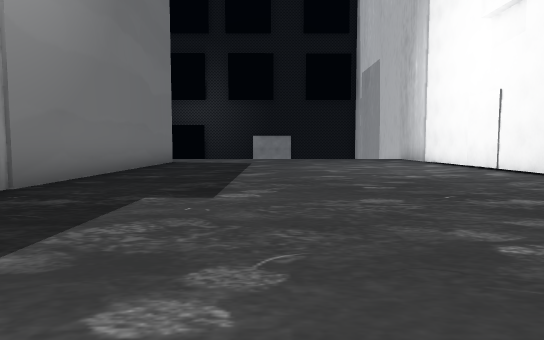
View 1 (above)

24 first-person views from a walk through a 3-D level made in the Unity game engine. The camera is 1.2 m above the floor, tilts 4° down and sees 75° across. The floor is counted in squares, 2 m on a side. Each view is taken from the middle of a square. On the plan, view 1 faces up. The plan holds only what a view shows up to about 10 squares ahead; the rest is blank. The place goes on beyond the plan. The player character is not drawn. Some animated figures are left out. Some surface patterns are stand-ins.

View 2
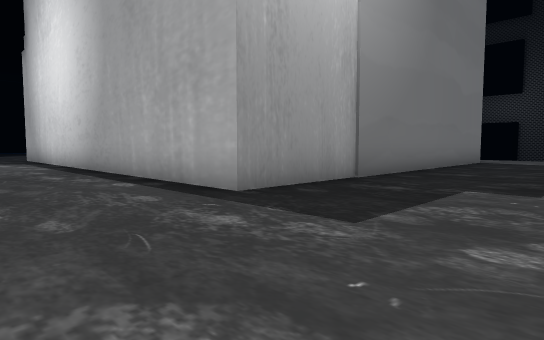

View 3
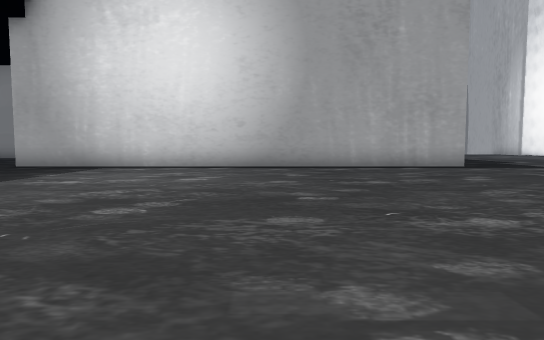

View 4
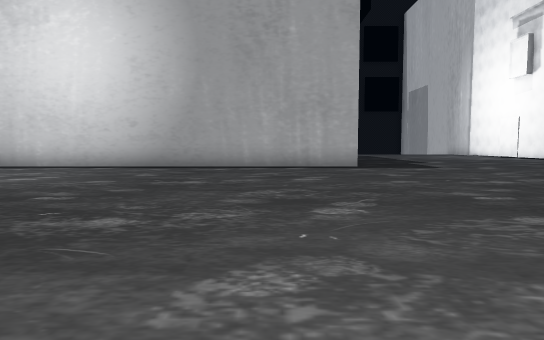

View 5
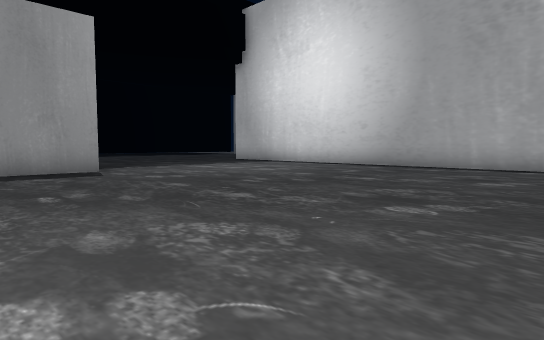

View 6
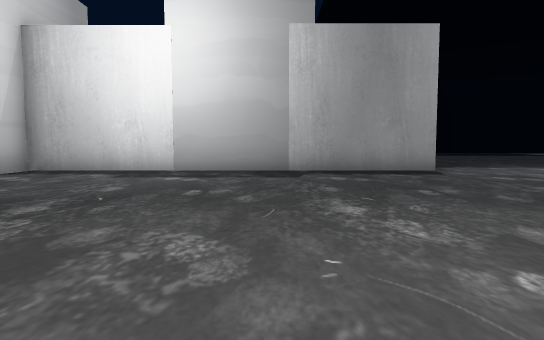

View 7
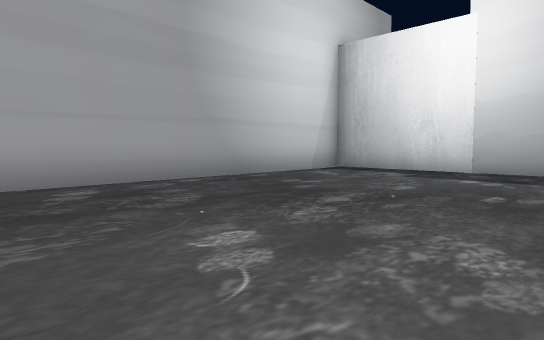

View 8
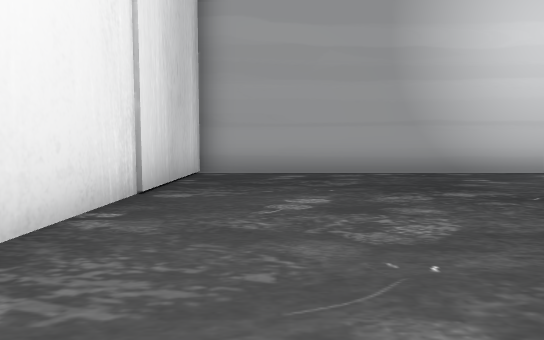

View 9
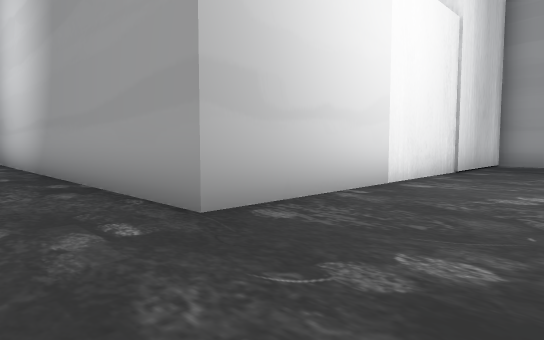

View 10
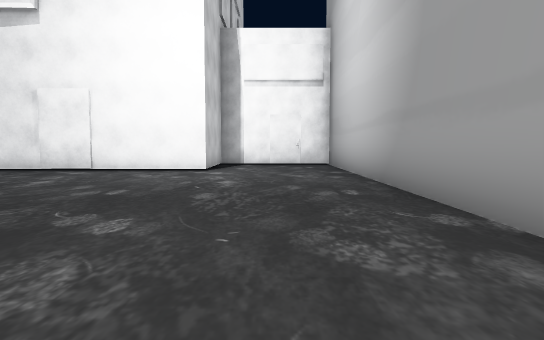

View 11
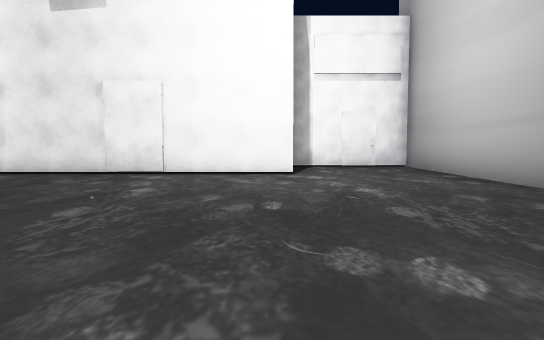

View 12
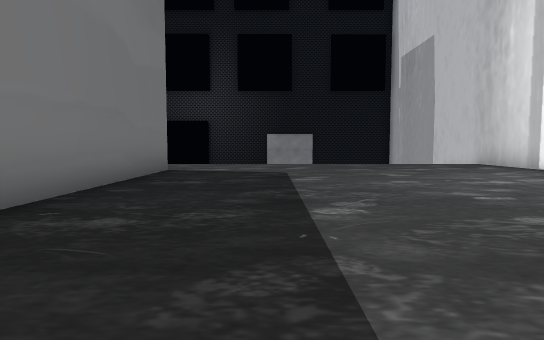

View 13
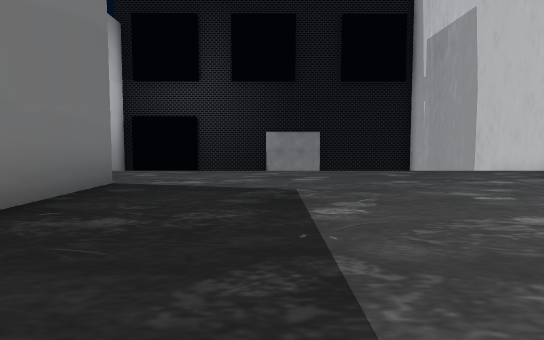

View 14
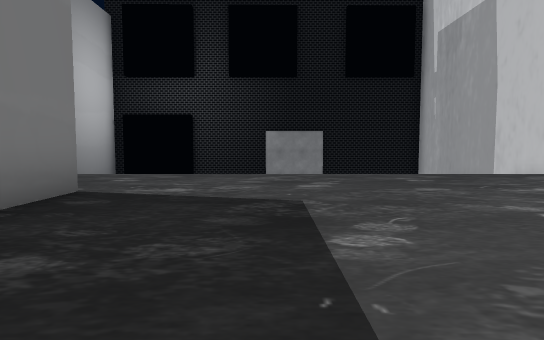

View 15
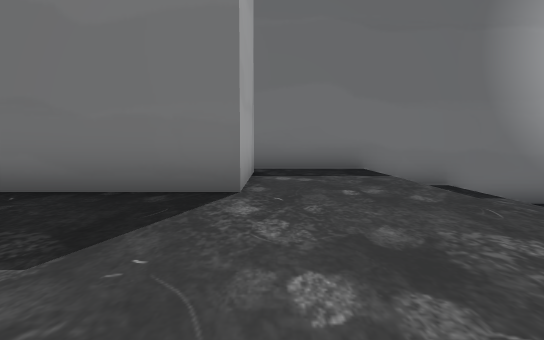

View 16
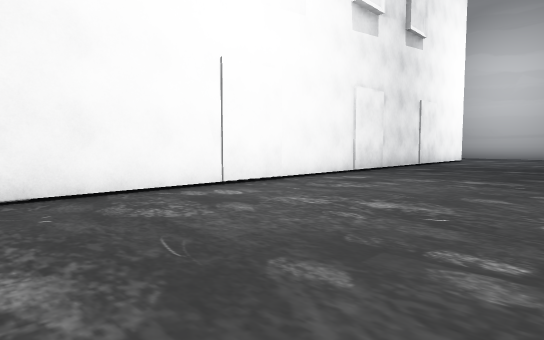

View 17
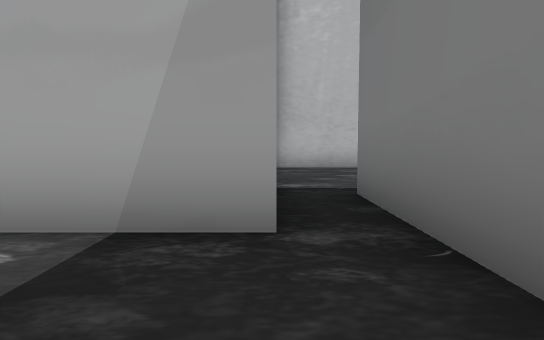

View 18
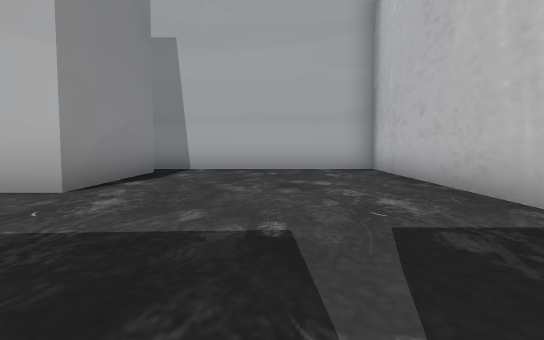

View 19
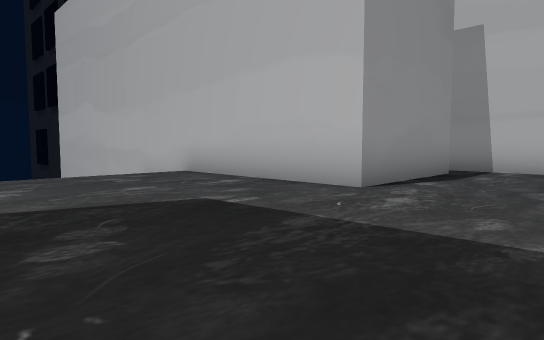

View 20
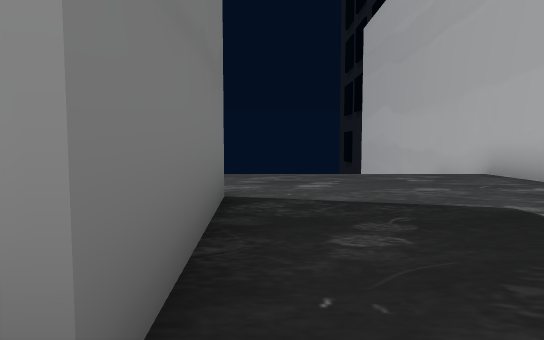

View 21
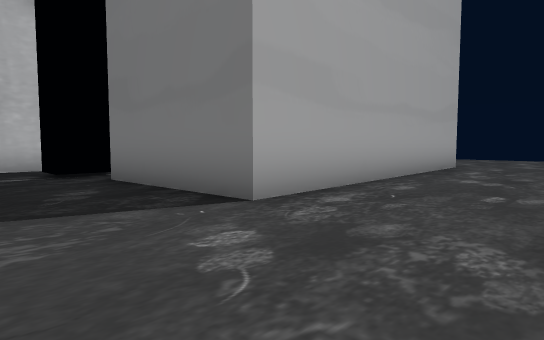

View 22
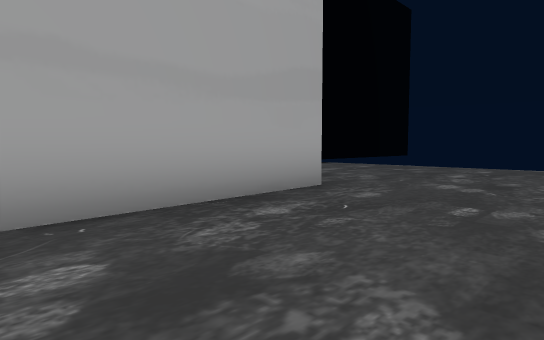

View 23
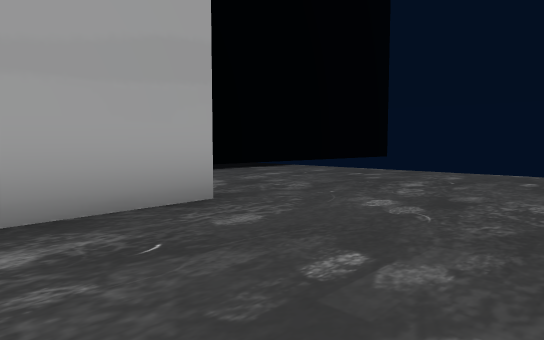

View 24
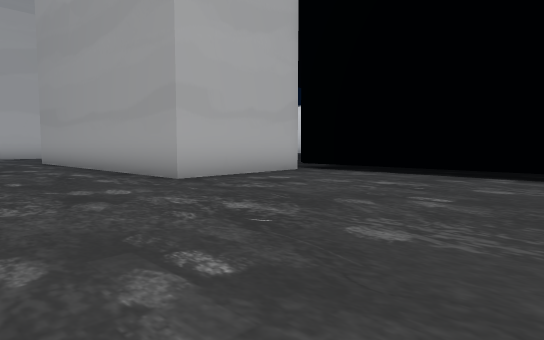

### Floor plan
Points are (right, up) in squares from view 1. A wall is a line through its corners. A room is listed if a view was taken in it or the views show most of it. See-through windows are left out.
Room 1 (views 1, 2, 3, 4, 5, 6, 7, 8, 9, 10, 11, 12, 13, 14, 15, 16, 17, 18, 19, 20, 21, 22, 23, 24)
walls: (-12.8, 5.4) (-7, 5.4) (-7, 11); (-16.1, 5.4) (-15.2, 5.4); (-7.2, 12.7) (-5, 12.8); (-4.7, 12.8) (-3.5, 12.8) (-3.5, 2) (-16.2, 2); (-12.5, -5) (-12.5, -14.8) (-3.3, -14.8) (-3.3, -4.8) (7.9, -4.8) (7.9, -1.5); (-8.1, 18.5) (-8.1, 10.6) (-11.5, 10.6) (-11.5, 15.5); (-24.1, 8.2) (-24.3, 11.7) (-16.6, 12.1) (-16.4, 8.6); (5.6, 12.8) (5.6, 18.1); (7, -1.4) (5.4, -1.4) (5.4, 12.5)

Positions as (right, up) in squares from view 1, and headings:
1: (0, 0), facing up
2: (0, -1), facing up-left
3: (-9, -8), facing up
4: (-6, -8), facing up
5: (-4, -8), facing up-left
6: (-4, -9), facing left
7: (-4, -9), facing down-left
8: (-5, -7), facing down
9: (-6, -3), facing down-right
10: (-3, -3), facing right
11: (-2, -1), facing right
12: (-1, 4), facing up
13: (-1, 7), facing up
14: (-1, 8), facing up
15: (1, 13), facing left
16: (1, 13), facing down-right
17: (-7, 15), facing down
18: (-16, 8), facing right
19: (-16, 8), facing up-right
20: (-16, 8), facing up
21: (-14, 15), facing down-left
22: (-20, 15), facing down-left
23: (-22, 15), facing down-left
24: (-30, 15), facing down-right
